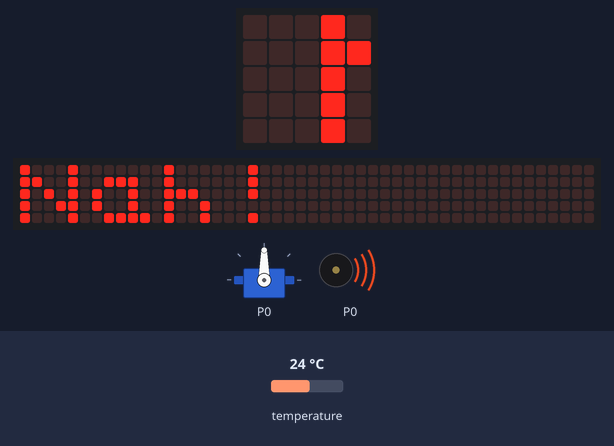
Bench run of a program on a simulated BBC micro:bit (MakeCode). Shown: the board's 5×5 LED display, a strip that is not on the board, showing the scrolling text unrolled, servo, buzzer (waves = sounding). The inputs (shaded band) are chosen by the test bench; at power-on: temperature 24 °C. The 48×5 strip is a reading aid, not a part: it shows the text the display is scrolling, unrolled, one strip-width of it at a time.

Above: at 0.39 s.
At 1.88 s:
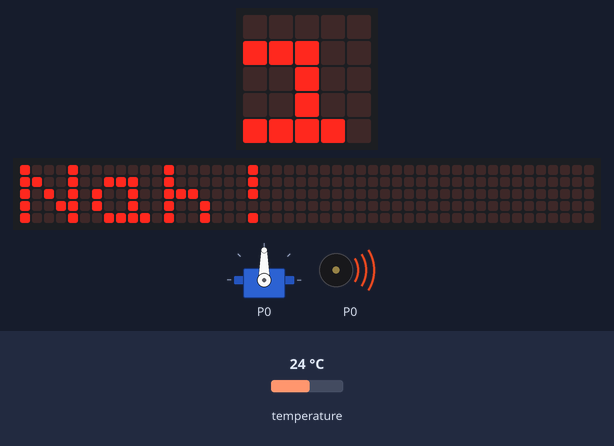
At 3.8 s:
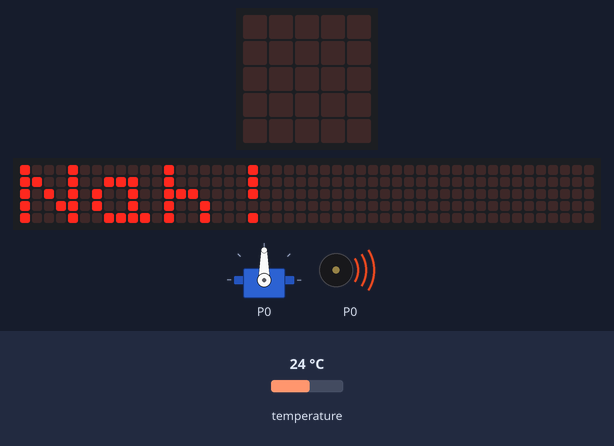
At 39.37 s:
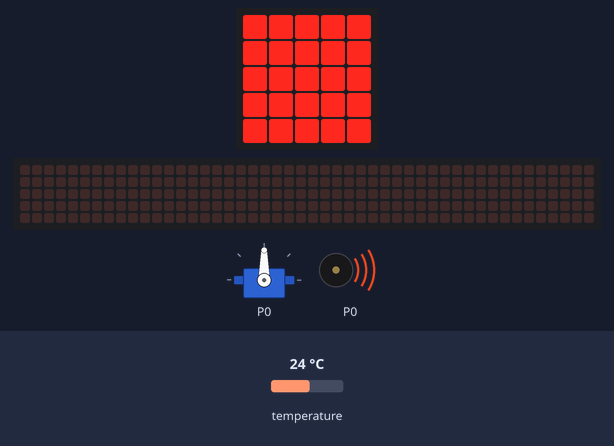
Timing chart, 0 to 40.0 s (numbered marks = the images above):
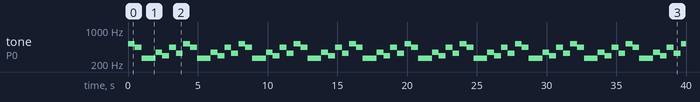

The program:

main.ts
```typescript
let tempp = 0
loops.everyInterval(60000, function on_every_interval() {
    basic.showString("Nah!")
})
basic.forever(function on_forever() {

    tempp = 30
    pins.digitalWritePin(DigitalPin.P1, 2)
    servos.P0.setAngle(90)
})
basic.forever(function on_forever2() {
    music.play(music.stringPlayable("C5 A C C F D A E ", 122), music.PlaybackMode.UntilDone)
})
basic.forever(function on_forever3() {
    if (input.temperature() > tempp) {
        basic.showLeds(`
            . . . . .
            # . . . #
            . . . . .
            # # # # #
            # . . . #
            `)
    } else if (input.temperature() < tempp) {
        basic.showLeds(`
            # # # # #
            # # # # #
            # # # # #
            # # # # #
            # # # # #
            `)
    } else {

    }

})
```

test.ts
```typescript
// här hamnar tester och detta kompileras inte när det här paketet används som ett tillägg.
```

Measured:
- by itself, tone on P0: repeats every 4.0 s: 440 Hz 0.49 s, 262 Hz 0.99 s, 349 Hz 0.49 s, 294 Hz 0.49 s, 440 Hz 0.49 s, 330 Hz 0.49 s, silent 0.03 s, 523 Hz 0.49 s
- what the display in image 2 shows lasts 0.7 s, from 3.8 s to 4.5 s
